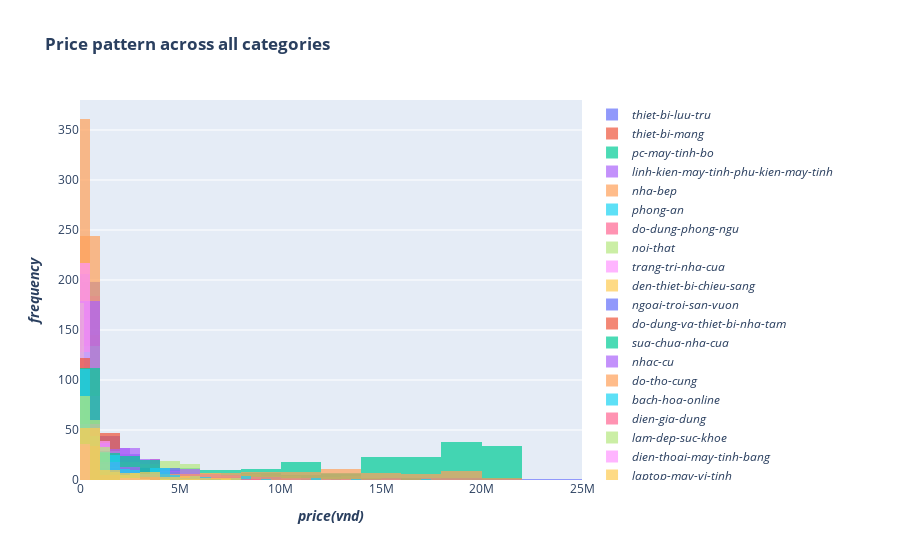

The cell this chart's notebook holds for it:
### Code cell
category_price_trace = []
outliers = df.price.quantile(0.99)
for i in df.urlKey.unique():
    category_price_trace.append(
        go.Histogram(x = df[(df.urlKey == i) & (df.price < outliers)].price,
                     opacity = 0.7,
                     name = '<i>{}<i>'.format(i))
    )

go.Figure(
    data = category_price_trace,
    layout = go.Layout(title = '<b>Price pattern across all categories<b>',
                       barmode = 'overlay',
                       xaxis = dict(title = '<b><i>price(vnd)<i><b>'),
                       yaxis = dict(title = '<b><i>frequency<i><b>'))
).show()

### Figure 1 — Plotly figure (JSON) as saved in the notebook; plotly's stock layout.template omitted (floating-point values rounded to 4 significant figures; data arrays with more than 128 entries replaced by an {"elided": "..."} marker saying what was removed)
{"data": [{"name": "<i>thiet-bi-luu-tru<i>", "opacity": 0.7, "type": "histogram", "x": {"elided": "307 int values"}}, {"name": "<i>thiet-bi-mang<i>", "opacity": 0.7, "type": "histogram", "x": {"elided": "210 int values"}}, {"name": "<i>pc-may-tinh-bo<i>", "opacity": 0.7, "type": "histogram", "x": [2590000, 3550000, 8480000, 14471000, 14000000, 2590000, 8290000, 9286000, 6270000, 2290000, 2350000, 10590000, 2900000, 8900000, 7990000, 2350000, 2990000, 7700000, 4450000, 10800000, 2690000, 1980000, 10500000, 2890000, 3690000, 13350000, 4900000, 5689000, 12941000, 16082000, 4390000, 7590500, 6490000, 3790000, 8850000, 6336000, 2772000, 8990000, 9799000, 12600000, 11500000, 5215500, 21400000, 7500000, 12200000, 12900000, 9950000, 9190000, 5742000, 6534000, 6286500, 129000, 9900000, 5600000, 21650000, 6000000, 11350000, 5474700, 5544000, 19590000, 5920000, 18690000, 5990000, 13300000, 4390000, 9150000]}, {"name": "<i>linh-kien-may-tinh-phu-kien-may-tinh<i>", "opacity": 0.7, "type": "histogram", "x": {"elided": "155 int values"}}, {"name": "<i>nha-bep<i>", "opacity": 0.7, "type": "histogram", "x": {"elided": "186 int values"}}, {"name": "<i>phong-an<i>", "opacity": 0.7, "type": "histogram", "x": {"elided": "197 int values"}}, {"name": "<i>do-dung-phong-ngu<i>", "opacity": 0.7, "type": "histogram", "x": {"elided": "346 int values"}}, {"name": "<i>noi-that<i>", "opacity": 0.7, "type": "histogram", "x": {"elided": "222 int values"}}, {"name": "<i>trang-tri-nha-cua<i>", "opacity": 0.7, "type": "histogram", "x": {"elided": "203 int values"}}, {"name": "<i>den-thiet-bi-chieu-sang<i>", "opacity": 0.7, "type": "histogram", "x": {"elided": "271 int values"}}, {"name": "<i>ngoai-troi-san-vuon<i>", "opacity": 0.7, "type": "histogram", "x": {"elided": "272 int values"}}, {"name": "<i>do-dung-va-thiet-bi-nha-tam<i>", "opacity": 0.7, "type": "histogram", "x": {"elided": "555 int values"}}, {"name": "<i>sua-chua-nha-cua<i>", "opacity": 0.7, "type": "histogram", "x": {"elided": "425 int values"}}, {"name": "<i>nhac-cu<i>", "opacity": 0.7, "type": "histogram", "x": {"elided": "294 int values"}}, {"name": "<i>do-tho-cung<i>", "opacity": 0.7, "type": "histogram", "x": {"elided": "306 int values"}}, {"name": "<i>bach-hoa-online<i>", "opacity": 0.7, "type": "histogram", "x": {"elided": "291 int values"}}, {"name": "<i>dien-gia-dung<i>", "opacity": 0.7, "type": "histogram", "x": {"elided": "298 int values"}}, {"name": "<i>lam-dep-suc-khoe<i>", "opacity": 0.7, "type": "histogram", "x": {"elided": "304 int values"}}, {"name": "<i>dien-thoai-may-tinh-bang<i>", "opacity": 0.7, "type": "histogram", "x": {"elided": "230 int values"}}, {"name": "<i>laptop-may-vi-tinh<i>", "opacity": 0.7, "type": "histogram", "x": {"elided": "300 int values"}}, {"name": "<i>me-be<i>", "opacity": 0.7, "type": "histogram", "x": {"elided": "285 int values"}}, {"name": "<i>nha-cua-doi-song<i>", "opacity": 0.7, "type": "histogram", "x": [102000, 790000, 359000, 119000, 404000, 329000, 130000, 144000, 271000, 999999, 143000, 86000, 481000, 611100, 252000, 357300, 418900, 84000, 429000, 57000, 225000, 370000, 479000, 576000, 181995, 136000, 579816, 45000, 205000, 458000, 779000, 846000, 123000, 394000, 559800, 379000, 137000, 219600, 249500, 208476, 789000, 53000, 769000, 56000, 328218, 229000, 258957, 451200, 210000, 999999, 649890, 617274, 873747, 189000, 267000, 418500, 67000, 165000, 829170, 255780, 176000, 313000, 336000, 293000, 393000, 118000, 397509, 228600, 225000, 721000, 626400, 873319, 470716, 160000, 153000, 232000, 188000, 785000, 92000, 386000, 780000, 199800, 331560, 305900, 161000, 133000, 379000, 82000, 106000, 391500, 203000, 717000, 690690, 315000, 593100, 610740, 281700, 765000, 448000, 214000, 251000, 69000, 85000, 620000, 376000, 312000, 509400, 124200, 472000, 112000, 599000, 488000, 125000, 651000, 96000, 579600, 149000, 242100, 164000, 109000, 519225, 228000, 92000, 81000]}, {"name": "<i>giay-sandals-nam<i>", "opacity": 0.7, "type": "histogram", "x": {"elided": "189 int values"}}, {"name": "<i>dep-nam<i>", "opacity": 0.7, "type": "histogram", "x": {"elided": "201 int values"}}, {"name": "<i>giay-boots-nam<i>", "opacity": 0.7, "type": "histogram", "x": {"elided": "162 int values"}}, {"name": "<i>phu-kien-giay-nam<i>", "opacity": 0.7, "type": "histogram", "x": {"elided": "215 int values"}}, {"name": "<i>tui-xach-cong-so-nam<i>", "opacity": 0.7, "type": "histogram", "x": {"elided": "184 int values"}}, {"name": "<i>phu-kien-nam-tui-xach<i>", "opacity": 0.7, "type": "histogram", "x": {"elided": "352 int values"}}, {"name": "<i>tui-bao-tu-tui-deo-bung<i>", "opacity": 0.7, "type": "histogram", "x": [99000, 69000, 52000, 440000, 69000, 1399000, 1490000, 342000, 360000, 420000, 38115, 55000, 285000, 78100, 195000, 80000, 125000, 59000, 55000, 69000, 149000, 350000, 918000, 32000, 569000, 32000, 96515, 320000, 59000, 435000, 528000, 69000, 184000, 32000, 316200, 150000, 189000, 28500, 59000, 79000, 88000, 59000, 50000, 300000, 99000, 175000, 665000, 49000, 850000, 200000, 384000, 4989000, 7499000, 104000, 34000, 93000, 499000, 200000, 250000, 810000, 143000, 89700, 215000, 289000, 25000, 199000, 279000, 60000, 119000, 56100, 550000, 49000, 593000, 424000, 139000, 400000, 200000, 267500, 65000, 279000, 69000, 162000, 350000, 400000, 180000, 2800000, 225000, 205000, 86000, 849800, 297000, 320000, 484920, 1390000, 225000, 1300000, 118000, 2079000]}, {"name": "<i>vi-nam<i>", "opacity": 0.7, "type": "histogram", "x": {"elided": "178 int values"}}, {"name": "<i>balo<i>", "opacity": 0.7, "type": "histogram", "x": {"elided": "202 int values"}}, {"name": "<i>balo-cap-tui-chong-soc-laptop<i>", "opacity": 0.7, "type": "histogram", "x": {"elided": "276 int values"}}, {"name": "<i>tui-du-lich-va-phu-kien<i>", "opacity": 0.7, "type": "histogram", "x": {"elided": "252 int values"}}, {"name": "<i>vali-phu-kien-vali<i>", "opacity": 0.7, "type": "histogram", "x": {"elided": "410 int values"}}, {"name": "<i>mat-kinh<i>", "opacity": 0.7, "type": "histogram", "x": {"elided": "400 int values"}}, {"name": "<i>phu-kien-thoi-trang-nu<i>", "opacity": 0.7, "type": "histogram", "x": {"elided": "239 int values"}}, {"name": "<i>phu-kien-thoi-trang-nam<i>", "opacity": 0.7, "type": "histogram", "x": {"elided": "320 int values"}}, {"name": "<i>dong-ho-nam<i>", "opacity": 0.7, "type": "histogram", "x": {"elided": "266 int values"}}, {"name": "<i>dong-ho-nu<i>", "opacity": 0.7, "type": "histogram", "x": {"elided": "300 int values"}}, {"name": "<i>dong-ho-tre-em<i>", "opacity": 0.7, "type": "histogram", "x": [27000, 23000, 165000, 79000, 140000, 99000, 55000, 39000, 43999, 53998, 345000, 162000, 1190000, 27000, 148000, 145000, 135000, 79000, 145000, 60000, 199000, 38000, 61500, 128000, 52000, 27000, 125000, 108999, 79000, 27000, 95000, 59000, 125000, 70000, 61000, 125000, 28000, 39000, 75000, 5820, 65000, 96000, 236000, 39000, 538800, 78000, 39000, 25000, 175000, 29000, 145000, 115000, 155000, 168000, 53000, 62000, 132000, 145000, 65000, 81000, 468000, 615000, 59400, 35889, 12000, 90000, 819000, 220000, 53000, 130000, 179000, 55000]}, {"name": "<i>phu-kien-dong-ho<i>", "opacity": 0.7, "type": "histogram", "x": {"elided": "280 int values"}}, {"name": "<i>trang-suc<i>", "opacity": 0.7, "type": "histogram", "x": {"elided": "310 int values"}}, {"name": "<i>laptop<i>", "opacity": 0.7, "type": "histogram", "x": {"elided": "158 int values"}}, {"name": "<i>thiet-bi-van-phong-thiet-bi-ngoai-vi<i>", "opacity": 0.7, "type": "histogram", "x": {"elided": "299 int values"}}, {"name": "<i>dung-cu-leo-nui<i>", "opacity": 0.7, "type": "histogram", "x": [3800000, 35000, 15000, 265000, 760000, 179000, 145000, 3900, 35000, 5040000, 35000, 559300, 25000, 105000, 4600000, 1000000, 833000, 2160000, 780000, 1480000, 35000, 70000, 275000, 903000, 69000, 4000, 559300, 49500, 10000, 949000, 45000, 230000]}, {"name": "<i>do-dung-da-ngoai<i>", "opacity": 0.7, "type": "histogram", "x": {"elided": "196 int values"}}, {"name": "<i>dung-cu-cau-ca<i>", "opacity": 0.7, "type": "histogram", "x": {"elided": "199 int values"}}, {"name": "<i>phu-kien-the-thao<i>", "opacity": 0.7, "type": "histogram", "x": {"elided": "214 int values"}}, {"name": "<i>the-thao-duoi-nuoc<i>", "opacity": 0.7, "type": "histogram", "x": {"elided": "244 int values"}}, {"name": "<i>thuc-pham-bo-sung-nang-luong<i>", "opacity": 0.7, "type": "histogram", "x": [1050000, 3200000, 950000, 2590000, 1850000, 599000, 1525000, 1095000, 1545000, 1699000, 1090000, 519000, 1890000, 450000, 1575000, 245000, 555000, 680000, 581000, 1490000, 1620000, 220000, 2050000, 600000, 180000, 1475000, 650000, 2545000, 420000, 1939500, 250000, 3000000, 2590000, 1550000, 1150000, 720000, 499000, 3000000, 700000, 1299000, 399000, 1590000, 39000, 49000, 1490000, 669000, 1330000, 700000, 110000, 250000, 250000, 850000, 765000, 1800000, 1880000, 1332000, 950000, 700000, 250000, 1490000, 790000, 480000, 250000, 345000, 1332000, 900000, 850000, 1450000, 600000, 520000, 299000, 269000, 1499000, 750000, 250000, 690000, 850000, 1325000, 29000, 1549000, 1350000, 420000]}, {"name": "<i>may-anh<i>", "opacity": 0.7, "type": "histogram", "x": [498000, 18990000, 5190000, 495000, 1180000, 8900, 630000, 499000, 367000, 489000, 20500000, 169000, 18990000, 8490000, 12990000, 409000, 8990000, 528000, 580000]}, {"name": "<i>phu-kien-may-anh-may-quay<i>", "opacity": 0.7, "type": "histogram", "x": {"elided": "194 int values"}}, {"name": "<i>balo-tui-dung-bao-da<i>", "opacity": 0.7, "type": "histogram", "x": {"elided": "202 int values"}}, {"name": "<i>ong-kinh-ong-ngam<i>", "opacity": 0.7, "type": "histogram", "x": [642000, 2990000, 490000, 1268900, 5995000, 480000, 139000, 4550000, 726000, 99000, 643426, 8690000, 4114000, 750000, 350000, 660000, 238000, 88000, 2610000, 385000, 1452000, 499000, 355000, 2430000, 159000, 2915000, 2420000, 9900000, 1842000, 700000, 890000, 8199000, 1700000, 7880000, 1950000, 539000, 1590000, 440000, 439000, 646000, 1140000, 174000, 210000, 760000, 1370000, 8635000, 5900000, 10400000, 284000, 1200000, 286000, 580000, 4400000, 89000, 1246000, 750000, 99000, 3325000, 4890000, 4390000, 7500000, 279300, 2390000, 640000, 149000, 44000, 15125000, 550000, 3700000, 2660000, 58000, 5400000, 6120000, 4235000, 2160000, 4235000, 889000, 6800000, 13188000, 440000, 1797000, 1336000, 852000, 2760000, 3200000, 603000, 4790000, 7040000, 249000, 1968000, 2650000, 710000, 612000, 400000, 3200000, 5500000, 5190000, 823000, 3000000, 199000, 199000, 250000, 690000, 2200000, 4138000, 1981000, 1935000, 3030000, 258000, 580160, 6000000, 2639000, 7912000, 2080000, 1375000, 1350000, 366300, 7430000, 300000, 468000, 623000, 5050000, 1650000]}, {"name": "<i>ong-kinh-lens<i>", "opacity": 0.7, "type": "histogram", "x": [6790000, 9990000, 11990000, 6490000, 5990000, 4990000, 11990000, 6990000, 10262000, 9290000, 14800000, 7480000, 13200000, 14259000, 6490000, 11990000, 5790000, 8850000, 12490000, 2099000, 15990000, 12990000, 13990000, 2800000, 18290000, 12990000, 20990000, 19990000, 9490000, 19990000, 9490000, 8890000, 4990000, 175000, 14990000, 3900000, 4990000, 7990000, 10500000, 5990000, 12490000, 19140000, 17790000, 10500000, 11990000, 18800000, 16439000, 6800000, 13690000, 17930000, 18800000, 19990000, 14770000, 18800000, 16800000, 21859000, 9200000, 14770000, 9959000, 13420000, 17990000, 15990000, 12990000, 12870000, 13990000, 18800000, 11429000, 16590000]}, {"name": "<i>thiet-bi-anh-sang<i>", "opacity": 0.7, "type": "histogram", "x": {"elided": "285 int values"}}, {"name": "<i>thiet-bi-quay-phim<i>", "opacity": 0.7, "type": "histogram", "x": [359000, 3180000, 859000, 160000, 79999, 7000, 5190000, 1920000, 209000, 2500, 45000, 1655000, 350000, 2799000, 69000, 869000, 95000, 169000, 3490000, 120000, 1000000, 620000, 320000, 65000, 109998, 128000, 220000, 75555, 279000, 3749999, 139000, 858000, 8700000, 63000, 1875000, 40000, 2399000, 1490000, 265000, 190000, 35000, 45000, 45000, 98600, 999000, 738000]}, {"name": "<i>camera-giam-sat<i>", "opacity": 0.7, "type": "histogram", "x": {"elided": "202 int values"}}, {"name": "<i>may-bay-camera-va-phu-kien<i>", "opacity": 0.7, "type": "histogram", "x": [30000, 390000, 28000, 75000, 379000, 40000, 150000, 78000, 75000, 72000, 20000, 133000, 70000, 2645000, 79000, 69000, 42000, 25000, 78000, 142000, 94000, 30000, 149000, 20000, 99000, 2160000, 435000, 48500, 469000, 3170000, 20000, 120000, 20000, 2990000, 226000, 20000, 149000, 2490000, 63668, 47000, 489000]}, {"name": "<i>camera-hanh-trinh-action-camera-va-phu-kien<i>", "opacity": 0.7, "type": "histogram", "x": [7490000, 1498000, 1953000, 99000, 98000, 505000, 530000, 6161000, 549000, 1395000, 4990000, 1899000, 38800, 2450000, 4700000, 2990000, 2789000, 3550000, 495000, 39900, 4370000, 2199000, 690000, 1439000, 3470000, 299000, 89000, 579000, 1437000, 220000, 80000, 5890000, 2850000, 350000, 35000, 525000, 690000, 2091000, 514995, 200000, 100000, 145000, 495000, 270000, 134600, 249000, 669000, 155000, 179000, 399000, 550000, 425000, 255000, 1629280, 580000, 5500500, 1100000, 699000, 265000, 185000, 309000, 539000, 259000, 6400000, 3450000, 1455000, 369000, 3856000, 2950000, 255000, 499000, 3990000, 189000, 750000, 65000, 309000, 3690000, 145000, 7538000, 1540000, 6000, 3800000, 5990000, 45000, 84999, 5500500, 3690000, 8000]}], "layout": {"barmode": "overlay", "title": {"text": "<b>Price pattern across all categories<b>"}, "xaxis": {"title": {"text": "<b><i>price(vnd)<i><b>"}}, "yaxis": {"title": {"text": "<b><i>frequency<i><b>"}}}}
